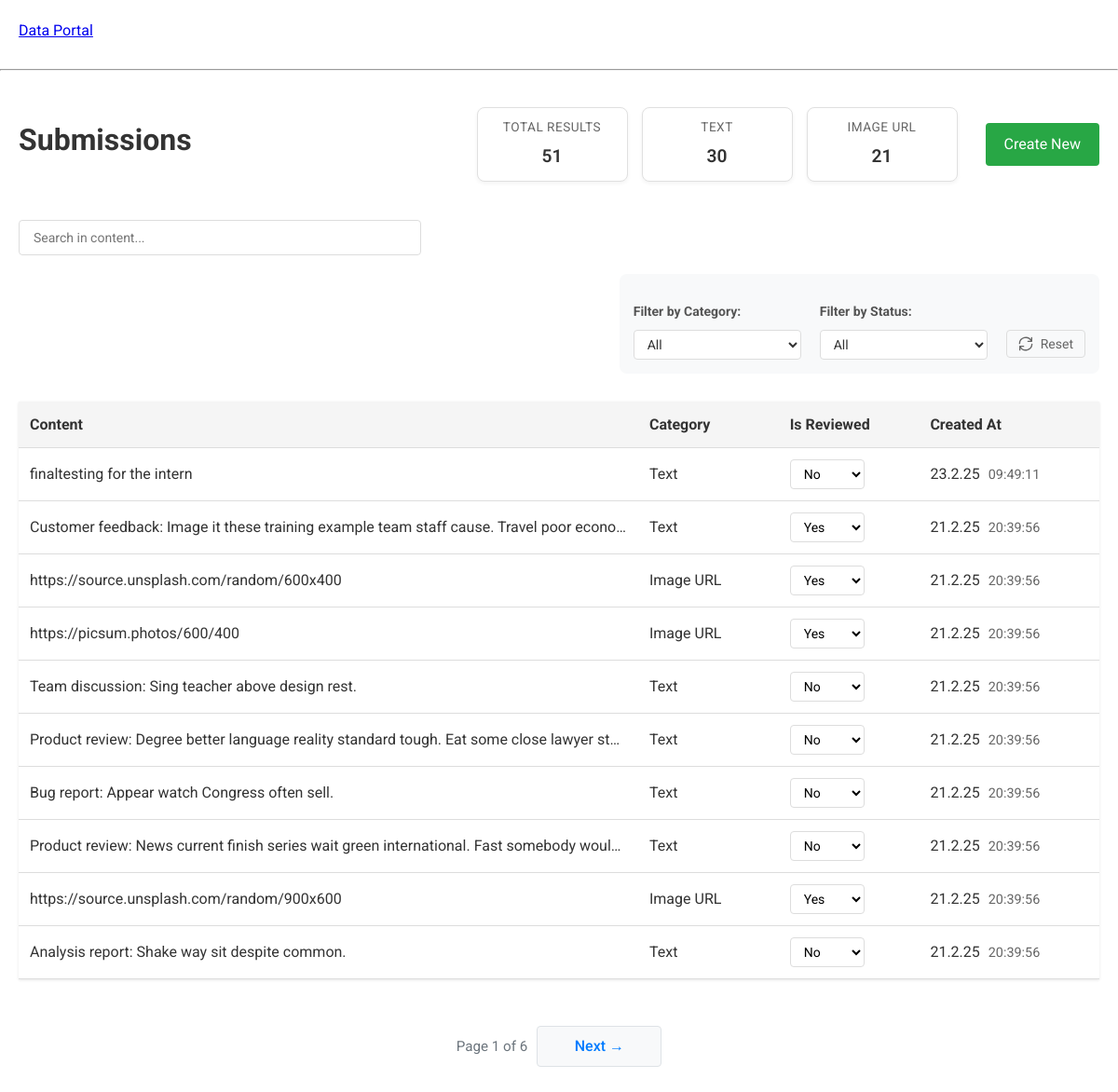
Before: / with the older database file.
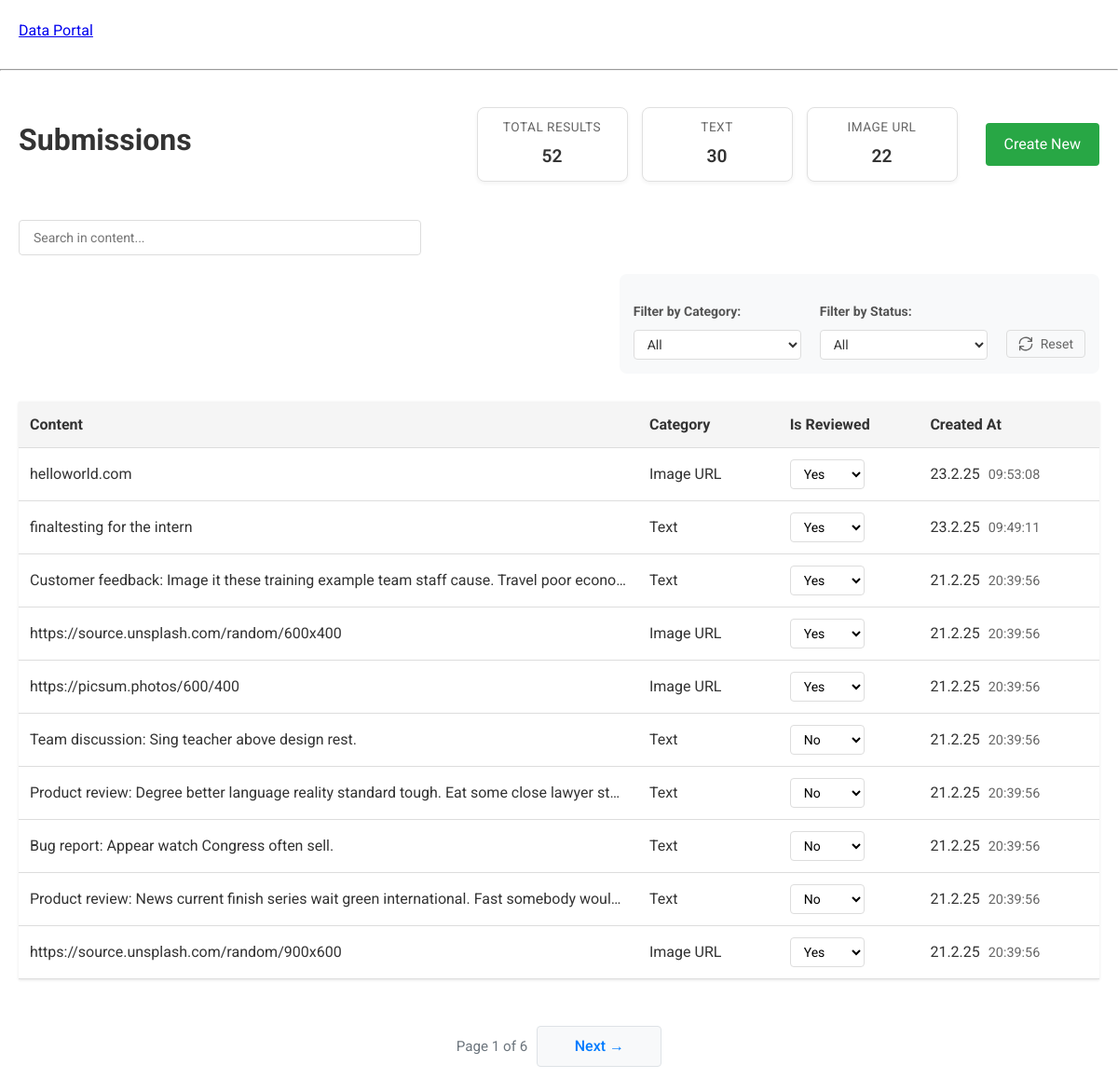
After: the same page with the newer database file.
### submissions/models.py (models this page shows, shortened)
class Submission(models.Model):
    CATEGORY_CHOICES = [
        ('TEXT', 'Text'),
        ('IMAGE_URL', 'Image URL'),
    ]
    content = models.CharField(max_length=200)
    category = models.CharField(
        max_length=20,
        choices=CATEGORY_CHOICES,
        default='TEXT'
    )
    is_reviewed = models.BooleanField(default=False)
    created_at = models.DateTimeField(auto_now_add=True)
    updated_at = models.DateTimeField(auto_now=True)
    class Meta:
        ordering = ['-created_at']

### submissions/views.py (the view)
# urls.py: 2. Add a URL to urlpatterns:  path('', views.home, name='home')
def home(request):
    try:
        category = request.GET.get('category', '')
        status = request.GET.get('status', '')
        search_query = request.GET.get('search', '')
        page = request.GET.get('page', '1')
        submissions = Submission.objects.all().order_by('-created_at')
        if search_query:
            submissions = submissions.filter(content__icontains=search_query)
        if category:
            submissions = submissions.filter(category=category)
        if status == 'reviewed':
            submissions = submissions.filter(is_reviewed=True)
        elif status == 'pending':
            submissions = submissions.filter(is_reviewed=False)
        text_count = submissions.filter(category='TEXT').count()
        image_count = submissions.filter(category='IMAGE_URL').count()
        total_count = text_count + image_count
        paginator = Paginator(submissions, 10)
        try:
            page_obj = paginator.page(page)
        except:
            page_obj = paginator.page(1)
        context = {
            'submissions': page_obj,
            'categories': Submission.CATEGORY_CHOICES,
            'selected_category': category,
            'selected_status': status,
            'search_query': search_query,
            'total_count': total_count,
            'text_count': text_count,
            'image_count': image_count,
        }
        if request.headers.get('HX-Request'):
            return render(request, 'submissions/partials/content_section.html', context)
        return render(request, 'submissions/home.html', context)
    except Exception as e:
        messages.error(request, f"An error occurred: {str(e)}")
        context = {
            'submissions': [],
            'categories': Submission.CATEGORY_CHOICES,
            'selected_category': '',
            'selected_status': '',
            'total_count': 0,
            'text_count': 0,
            'image_count': 0,
        }
        if request.headers.get('HX-Request'):
            return render(request, 'submissions/partials/content_section.html', context)
        return render(request, 'submissions/home.html', context)

### submissions/templates/submissions/home.html (shortened to what this page needs)
{% extends 'main.html' %}
{% block content %}
<div class="container">
    <div class="header-section">
        <h1>Submissions</h1>
        <div class="header-right">
            <div class="stats-container">
                <div class="stat-box">
                    <span class="stat-label">Total Results</span>
                    <span class="stat-value">{{ total_count }}</span>
                </div>
                <div class="stat-box">
                    <span class="stat-label">Text</span>
                    <span class="stat-value">{{ text_count }}</span>
                </div>
                <div class="stat-box">
                    <span class="stat-label">Image URL</span>
                    <span class="stat-value">{{ image_count }}</span>
                </div>
            </div>
            <a href="{% url 'create_submission' %}" class="create-btn">Create New</a>
        </div>
    </div>
    <div class="search-section">
        <div class="search-container">
            <input type="text"
                   id="search-input"
                   name="search"
                   placeholder="Search in content..."
                   value="{{ search_query }}"
                   class="search-input"
                   hx-get="{% url 'home' %}"
                   hx-trigger="keyup changed delay:500ms"
                   hx-target="#content-section"
                   hx-include="[name='category'],[name='status']"
                   hx-push-url="true">
        </div>
    </div>
    <div class="filters">
        <div class="filters-container">
            <div class="filter-group">
                <h3>Filter by Category:</h3>
                <select hx-get="{% url 'home' %}"
                        hx-target="#content-section"
                        hx-trigger="change"
                        class="filter-select"
                        name="category"
                        hx-include="[name='status'],[name='search']">
                    <option value="" {% if not selected_category %}selected{% endif %}>All</option>
                </select>
            </div>
            <div class="filter-group">
                <h3>Filter by Status:</h3>
                <select hx-get="{% url 'home' %}"
                        hx-target="#content-section"
                        hx-trigger="change"
                        class="filter-select"
                        name="status"
                        hx-include="[name='category'],[name='search']">
                    <option value="" {% if not selected_status %}selected{% endif %}>All</option>
                </select>
            </div>
            <div class="filter-group">
                <h3>&nbsp;</h3>
                <button class="refresh-btn"
                        hx-get="{% url 'home' %}"
                        hx-target="#content-section"
                        title="Reset filters">
                    <svg xmlns="http://www.w3.org/2000/svg" width="16" height="16" viewBox="0 0 24 24" fill="none" stroke="currentColor" stroke-width="2" stroke-linecap="round" stroke-linejoin="round">
                        <path d="M21.5 2v6h-6M2.5 22v-6h6M2 11.5a10 10 0 0 1 18.8-4.3M22 12.5a10 10 0 0 1-18.8 4.3"/>
                    </svg>
                    <span>Reset</span>
                </button>
            </div>
        </div>
    </div>
    <div id="content-section">
        {% include 'submissions/partials/content_section.html' %}
    </div>
</div>
{% endblock %}

### templates/main.html (shortened to what this page needs)
<!DOCTYPE html>
<html lang="en">
<head>
</head>
<body>
    {% include 'nav-bar.html' %}
    {% block content %}
    {% endblock %}
</body>
</html>

### templates/nav-bar.html
<nav class="navbar navbar-expand-lg navbar-light bg-light">
    <div class="container">
        <a class="navbar-brand" href="/">Data Portal</a>
    </div>
    <hr>
</nav>

### submissions/templates/submissions/partials/content_section.html (shortened to what this page needs)
<table id="submission-table" class="submission-table">
    <thead>
        <tr>
            <th>Content</th>
            <th>Category</th>
            <th>Is Reviewed</th>
            <th>Created At</th>
        </tr>
    </thead>
    <tbody>
        {% include 'submissions/partials/submission_list.html' %}
    </tbody>
</table>
{% if submissions.paginator.num_pages > 1 %}
<div class="pagination">
    <span class="page-info">Page {{ submissions.number }} of {{ submissions.paginator.num_pages }}</span>
    {% if submissions.has_next %}
        <a hx-get="{% url 'home' %}?page={{ submissions.next_page_number }}"
           hx-target="#content-section"
           class="page-btn next-btn">Next &rarr;</a>
    {% endif %}
</div>
{% endif %}

### submissions/templates/submissions/partials/submission_list.html
{% for submission in submissions %}
    <tr>
        <td>{{ submission.content }}</td>
        <td>{{ submission.get_category_display }}</td>
        <td hx-target="this" hx-swap="innerHTML">
            {% include 'submissions/partials/status_cell.html' %}
        </td>
        <td>
            <span class="created-date">{{ submission.created_at|date:"j.n.y" }}</span>
            <span class="created-time">{{ submission.created_at|time:"H:i:s" }}</span>
        </td>
    </tr>
{% empty %}
    <tr>
        <td colspan="4" class="no-data">No submissions found.</td>
    </tr>
{% endfor %}

### submissions/templates/submissions/partials/status_cell.html
<select class="status-select"
        hx-post="{% url 'update_status' submission.id %}"
        hx-trigger="change"
        hx-headers='{"X-CSRFToken": "{{ csrf_token }}"}'
        name="status">
    <option value="true" {% if submission.is_reviewed %}selected{% endif %}>Yes</option>
    <option value="false" {% if not submission.is_reviewed %}selected{% endif %}>No</option>
</select>

### templates/main.html (style rules this page uses)
* { font-family: 'Roboto', sans-serif; }
body { margin: 0; padding: 0; font-family: 'Roboto', sans-serif; line-height: 1.6; color: #333; }

### submissions/templates/submissions/partials/content_section.html (style rules this page uses)
.pagination { display: flex; justify-content: center; align-items: center; gap: 20px; margin-top: 30px; padding: 20px 0; }
.page-btn { padding: 8px 16px; background-color: #f8f9fa; border: 1px solid #dee2e6; border-radius: 4px; color: #007bff; text-decoration: none; transition: all 0.2s ease; font-weight: 500; }
.page-info { color: #6c757d; font-size: 0.95em; }
.prev-btn, .next-btn { min-width: 100px; text-align: center; }

### submissions/templates/submissions/home.html (style rules this page uses)
.container { padding: 20px; max-width: 1200px; margin: 0 auto; }
h1 { color: #333; margin-bottom: 30px; }
.filters { margin-bottom: 30px; background-color: #f8f9fa; padding: 15px; border-radius: 8px; width: fit-content; margin-left: auto; }
.filters-container { display: flex; gap: 20px; align-items: flex-start; }
.filter-group { flex: 0 1 auto; margin-bottom: 0; }
.filter-group h3 { margin-bottom: 8px; color: #555; font-size: 14px; }
.filter-select { padding: 6px 10px; border: 1px solid #ddd; border-radius: 4px; background-color: white; font-size: 14px; color: #333; width: 180px; cursor: pointer; transition: all 0.2s ease; }
.submission-table { width: 100%; border-collapse: collapse; margin: 20px 0; font-size: 16px; box-shadow: 0 1px 3px rgba(0,0,0,0.1); table-layout: fixed; }
.submission-table th, .submission-table td { padding: 12px; text-align: left; border-bottom: 1px solid #ddd; overflow: hidden; text-overflow: ellipsis; white-space: nowrap; }
.submission-table th:nth-child(1), .submission-table td:nth-child(1) { width: 60%; }
.submission-table th:nth-child(2), .submission-table td:nth-child(2) { width: 12%; }
.submission-table th:nth-child(3), .submission-table td:nth-child(3) { width: 12%; }
.submission-table th:nth-child(4), .submission-table td:nth-child(4) { width: 16%; }
.submission-table th { background-color: #f5f5f5; font-weight: bold; color: #333; }
.header-section { display: flex; justify-content: space-between; align-items: center; margin-bottom: 30px; }
.create-btn { background-color: #28a745; color: white; padding: 10px 20px; border-radius: 4px; text-decoration: none; transition: background-color 0.3s ease; }
.status-select { padding: 6px 10px; border: 1px solid #ddd; border-radius: 4px; background-color: white; cursor: pointer; font-size: 14px; min-width: 80px; }
.created-date { display: inline-block; margin-right: 5px; }
.created-time { color: #666; font-size: 0.9em; }
.header-right { display: flex; align-items: center; gap: 30px; }
.stats-container { display: flex; gap: 15px; }
.stat-box { background: white; border: 1px solid #e0e0e0; border-radius: 8px; padding: 10px 20px; display: flex; flex-direction: column; align-items: center; min-width: 120px; box-shadow: 0 2px 4px rgba(0,0,0,0.05); }
.stat-label { font-size: 0.85em; color: #666; margin-bottom: 5px; text-transform: uppercase; letter-spacing: 0.5px; }
.stat-value { font-size: 1.2em; font-weight: 600; color: #333; }
.pagination { display: flex; justify-content: center; align-items: center; gap: 10px; margin-top: 30px; padding: 20px 0; }
.search-section { margin-bottom: 20px; }
.search-container { position: relative; max-width: 400px; }
.search-input { width: 100%; padding: 10px 15px; border: 1px solid #ddd; border-radius: 4px; font-size: 14px; transition: all 0.3s ease; }
.refresh-btn { display: flex; align-items: center; gap: 8px; padding: 6px 12px; background-color: #f8f9fa; border: 1px solid #ddd; border-radius: 4px; color: #666; cursor: pointer; font-size: 14px; transition: all 0.2s ease; }
.refresh-btn svg { transition: transform 0.3s ease; }
.submission-table td { position: relative; }

Changed rows visible on the page:
no longer on this page (row unchanged): Submission: content "Analysis report: Shake way sit despite common.", category "Text", status "No", created_at "21.2.25", created_at "20:39:56"
added Submission: content "helloworld.com", category "Image URL", status "Yes", created_at "23.2.25", created_at "09:53:08"
changed Submission "finaltesting for the intern": status "No" → "Yes"
Other visible differences:
{{ total_count }}: "51" → "52"
{{ image_count }}: "21" → "22"
